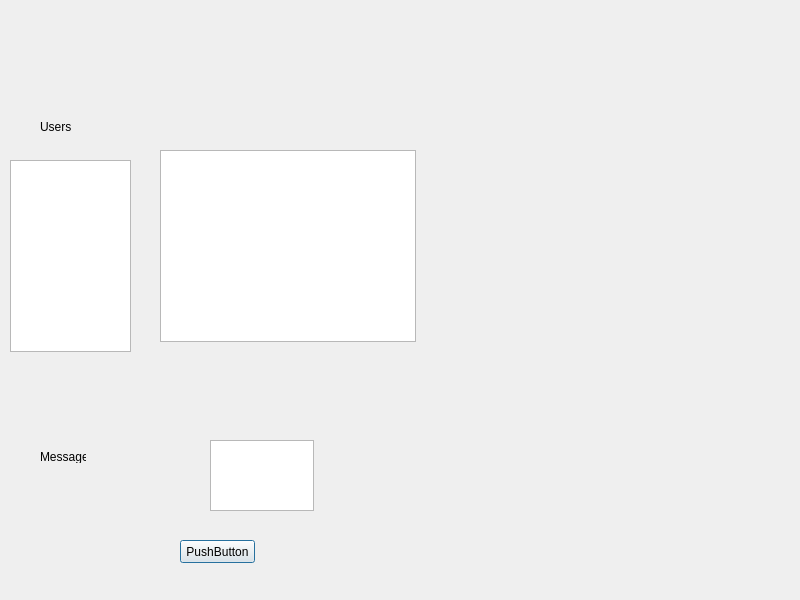
<?xml version="1.0" encoding="UTF-8"?>
<ui version="4.0">
 <class>Dialog</class>
 <widget class="QDialog" name="Dialog">
  <property name="geometry">
   <rect>
    <x>0</x>
    <y>0</y>
    <width>800</width>
    <height>600</height>
   </rect>
  </property>
  <property name="windowTitle">
   <string>Dialog</string>
  </property>
  <widget class="QTextBrowser" name="textBrowser">
   <property name="geometry">
    <rect>
     <x>160</x>
     <y>150</y>
     <width>256</width>
     <height>192</height>
    </rect>
   </property>
  </widget>
  <widget class="QTextEdit" name="textEdit">
   <property name="geometry">
    <rect>
     <x>210</x>
     <y>440</y>
     <width>104</width>
     <height>71</height>
    </rect>
   </property>
  </widget>
  <widget class="QPushButton" name="pushButton">
   <property name="geometry">
    <rect>
     <x>180</x>
     <y>540</y>
     <width>75</width>
     <height>23</height>
    </rect>
   </property>
   <property name="text">
    <string>PushButton</string>
   </property>
  </widget>
  <widget class="QListView" name="listView">
   <property name="geometry">
    <rect>
     <x>10</x>
     <y>160</y>
     <width>121</width>
     <height>192</height>
    </rect>
   </property>
  </widget>
  <widget class="QLabel" name="label">
   <property name="geometry">
    <rect>
     <x>40</x>
     <y>120</y>
     <width>46</width>
     <height>13</height>
    </rect>
   </property>
   <property name="text">
    <string>Users</string>
   </property>
  </widget>
  <widget class="QLabel" name="label_2">
   <property name="geometry">
    <rect>
     <x>40</x>
     <y>450</y>
     <width>46</width>
     <height>13</height>
    </rect>
   </property>
   <property name="text">
    <string>Message</string>
   </property>
  </widget>
 </widget>
 <layoutdefault spacing="6" margin="11"/>
 <resources/>
 <connections/>
</ui>
